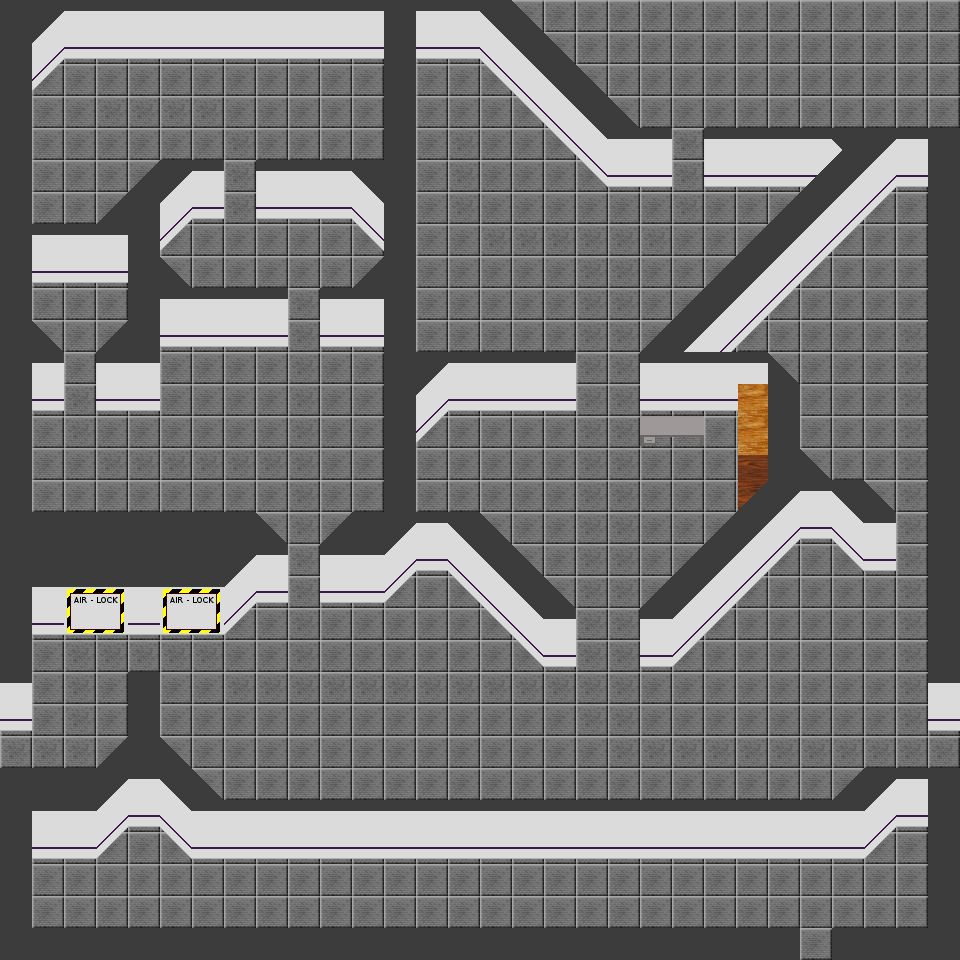

Tiled map render using the project's own tile images. Description and the map definition, with tile-layer contents summarised, below:
An orthogonal 30x30 tile map with 32x32 px tiles, 4 tile layers (layer_0, layer_1, layer_2, layer_3), 3 hidden layers not drawn, 14 tilesets and 37 objects (1, 2, 3, 17, 18, ...).

<map version="1.0" orientation="orthogonal" renderorder="left-down" width="30" height="30" tilewidth="32" tileheight="32">
 <properties>
  <property name="atmospheric_temperature" value="15" />
  <property name="atmospheric_type" value="1" />
  <property name="identifier" value="7" />
 </properties>
 <tileset firstgid="1" name="insides" tilewidth="32" tileheight="32">
  <image source="../graphics/insides.png" width="256" height="224" />
 </tileset>
 <tileset firstgid="57" name="floors" tilewidth="32" tileheight="32">
  <image source="../graphics/floors.png" width="512" height="512" />
 </tileset>
 <tileset firstgid="313" name="walkable_states" tilewidth="32" tileheight="32">
  <image source="../graphics/walkable_states.png" width="64" height="32" />
 </tileset>
 <tileset firstgid="315" name="stair_symbols" tilewidth="32" tileheight="32">
  <image source="../graphics/stair_symbols.png" width="256" height="160" />
 </tileset>
 <tileset firstgid="355" name="furniture" tilewidth="32" tileheight="32">
  <image source="../graphics/furniture.png" width="160" height="480" />
 </tileset>
 <tileset firstgid="430" name="objects" tilewidth="32" tileheight="32">
  <image source="../graphics/objects.png" width="192" height="160" />
 </tileset>
 <tileset firstgid="460" name="robot_pathways" tilewidth="32" tileheight="32">
  <image source="../graphics/robot_pathways.png" width="352" height="32" />
 </tileset>
 <tileset firstgid="471" name="wall_images" tilewidth="32" tileheight="32">
  <image source="../graphics/wall_images.png" width="256" height="256" />
 </tileset>
 <tileset firstgid="535" name="outside" tilewidth="32" tileheight="32">
  <image source="../graphics/outside.png" width="160" height="480" />
 </tileset>
 <tileset firstgid="610" name="searchables" tilewidth="32" tileheight="32">
  <image source="../graphics/searchables.png" width="256" height="256" />
 </tileset>
 <tileset firstgid="674" name="activatable_plates" tilewidth="32" tileheight="32">
  <image source="../graphics/activatable_plates.png" width="64" height="32" />
 </tileset>
 <tileset firstgid="676" name="security" tilewidth="32" tileheight="32">
  <image source="../graphics/security.png" width="480" height="480" />
 </tileset>
 <tileset firstgid="901" name="supermarket" tilewidth="32" tileheight="32">
  <image source="../graphics/supermarket.png" width="480" height="480" />
 </tileset>
 <tileset firstgid="1126" name="area_transitions" tilewidth="32" tileheight="32">
  <image source="../graphics/area_transitions.png" width="64" height="32" />
 </tileset>
 <layer name="layer_0" width="30" height="30">
  <data>[900 cells, 900 non-empty, 3 distinct tile ids]</data>
 </layer>
 <layer name="layer_1" width="30" height="30">
  <data>[900 cells, 17 non-empty, 4 distinct tile ids]</data>
 </layer>
 <layer name="layer_2" width="30" height="30">
  <data>[900 cells, 403 non-empty, 18 distinct tile ids]</data>
 </layer>
 <layer name="layer_3" width="30" height="30">
  <data>[900 cells, 14 non-empty, 8 distinct tile ids]</data>
 </layer>
 <layer name="glass" width="30" height="30" visible="0">
  <data>[900 cells, 0 non-empty, 0 distinct tile ids]</data>
 </layer>
 <layer name="RobotPathways" width="30" height="30" visible="0">
  <data>[900 cells, 45 non-empty, 5 distinct tile ids]</data>
 </layer>
 <objectgroup name="Objects">
  <object name="Door 2" type="1" gid="6" x="224" y="192">
   <properties>
    <property name="collidable" value="" />
   </properties>
  </object>
  <object name="Lock 3" type="2" gid="400" x="320" y="337">
   <properties>
    <property name="tags" value="closed" />
    <property name="usable" value="" />
    <property name="usable_param_door" value="3" />
    <property name="usable_param_require" value="0,0,0,0" />
    <property name="usable_script" value="door_lock" />
   </properties>
  </object>
  <object name="Door 2" type="3" gid="6" x="288" y="320">
   <properties>
    <property name="collidable" value="" />
   </properties>
  </object>
  <object name="Lock 3" type="17" gid="400" x="32" y="401">
   <properties>
    <property name="tags" value="closed" />
    <property name="usable" value="" />
    <property name="usable_param_door" value="18" />
    <property name="usable_param_require" value="0,0,0,0" />
    <property name="usable_script" value="door_lock" />
   </properties>
  </object>
  <object name="Door 2" type="18" gid="6" x="64" y="384">
   <properties>
    <property name="collidable" value="" />
   </properties>
  </object>
  <object name="Lock 3" type="4" gid="400" x="64" y="268">
   <properties>
    <property name="tags" value="closed" />
    <property name="usable" value="" />
    <property name="usable_param_door" value="1" />
    <property name="usable_param_require" value="0,0,0,0" />
    <property name="usable_script" value="door_lock" />
   </properties>
  </object>
  <object type="5" gid="614" x="480" y="860" />
  <object type="6" gid="622" x="480" y="892" />
  <object type="7" gid="622" x="416" y="892" />
  <object type="8" gid="614" x="416" y="860" />
  <object type="9" gid="622" x="448" y="892" />
  <object type="10" gid="614" x="448" y="860" />
  <object type="11" gid="622" x="255" y="892" />
  <object type="12" gid="622" x="287" y="892" />
  <object type="13" gid="622" x="223" y="892" />
  <object type="14" gid="614" x="223" y="860" />
  <object type="15" gid="614" x="255" y="860" />
  <object type="16" gid="614" x="287" y="860" />
  <object type="19" gid="446" x="416" y="589" />
  <object type="20" gid="446" x="450" y="608" />
  <object type="21" gid="446" x="481" y="638" />
  <object type="22" gid="446" x="511" y="661" />
  <object name="SteelCupboardTop" type="23" gid="613" x="96" y="45" />
  <object name="SteelCupboardTop" type="24" gid="621" x="96" y="77">
   <properties>
    <property name="initial_content" value="[]" />
    <property name="searchable" value="" />
    <property name="searchable_type" value="lunch_package" />
   </properties>
  </object>
  <object name="SteelCupboardTop" type="25" gid="613" x="255" y="46" />
  <object name="SteelCupboardTop" type="26" gid="621" x="255" y="78">
   <properties>
    <property name="initial_content" value="[]" />
    <property name="searchable" value="" />
    <property name="searchable_type" value="lunch_package" />
   </properties>
  </object>
  <object type="27" gid="612" x="288" y="48" />
  <object type="28" gid="612" x="64" y="48" />
  <object type="29" gid="976" x="427" y="448" />
  <object type="30" gid="976" x="461" y="430" />
  <object type="31" gid="976" x="416" y="514" />
  <object type="32" gid="961" x="428" y="475" />
  <object type="33" gid="961" x="413" y="469" />
  <object type="34" gid="962" x="449" y="458" />
  <object type="35" gid="963" x="438" y="496" />
  <object type="36" gid="443" x="670" y="460" />
  <object type="37" gid="1127" x="0" y="768">
   <properties>
    <property name="area_transition" value="6,1,80,40" />
   </properties>
  </object>
 </objectgroup>
 <layer name="Accessible" width="30" height="30" visible="0" opacity="0.34">
  <data>[900 cells, 900 non-empty, 2 distinct tile ids]</data>
 </layer>
</map>